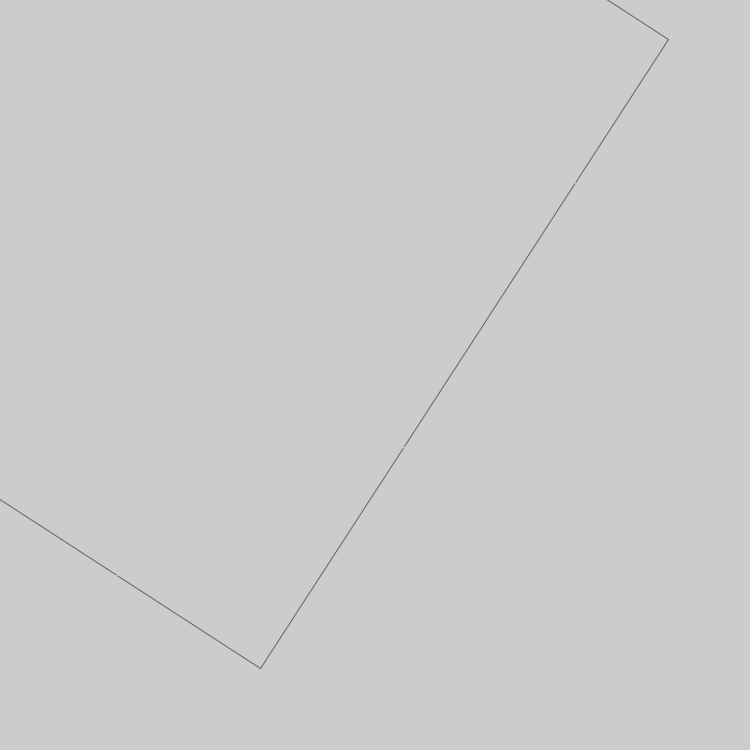
Frame 1 (no input)
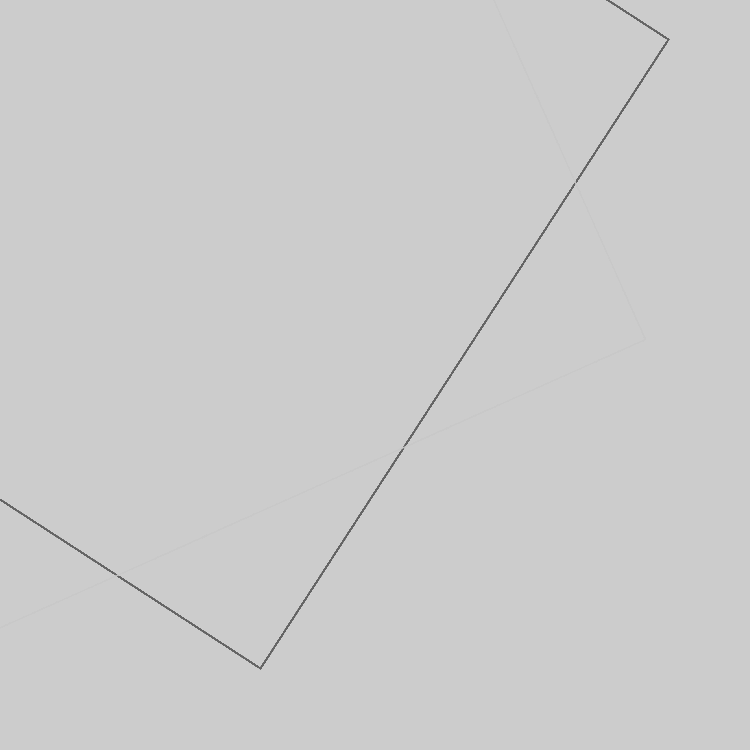
Frame 60 (the mouse pressed at the canvas centre just before this capture)
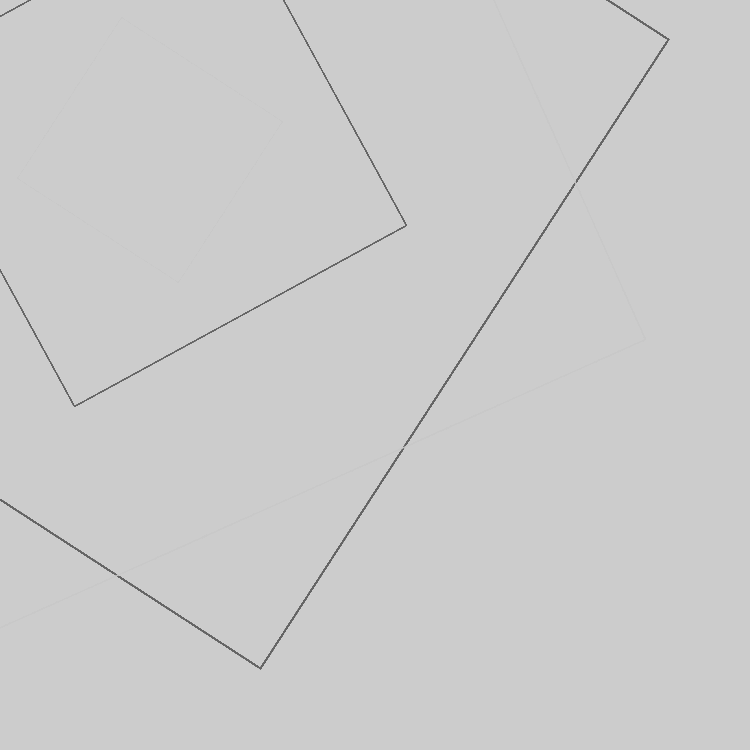
Frame 120 (the mouse held since frame 60 and released just before this capture)

The Processing sketch that drew these frames (run headless with seeded random() and noise(); from frame 60 on, the mouse is pressed at the canvas centre):

// Processing sketch: processing_98016
// ── processing_98016.pde

void setup()
{
  size(750,750);
}

void draw()
{
  noFill();
  translate(width/5,height/5);
  
  float sc = map(mouseX, 0,width, 1.0,0.01);
  float ro = map(mouseY, 0,height, 10, HALF_PI);
  
  for(int n=1 ; n<100 ; n++)
  {
    stroke(n*100);
    scale(sc);
    rotate(ro);
    rect(-width/2,-height/2,width,height);
  }
}
